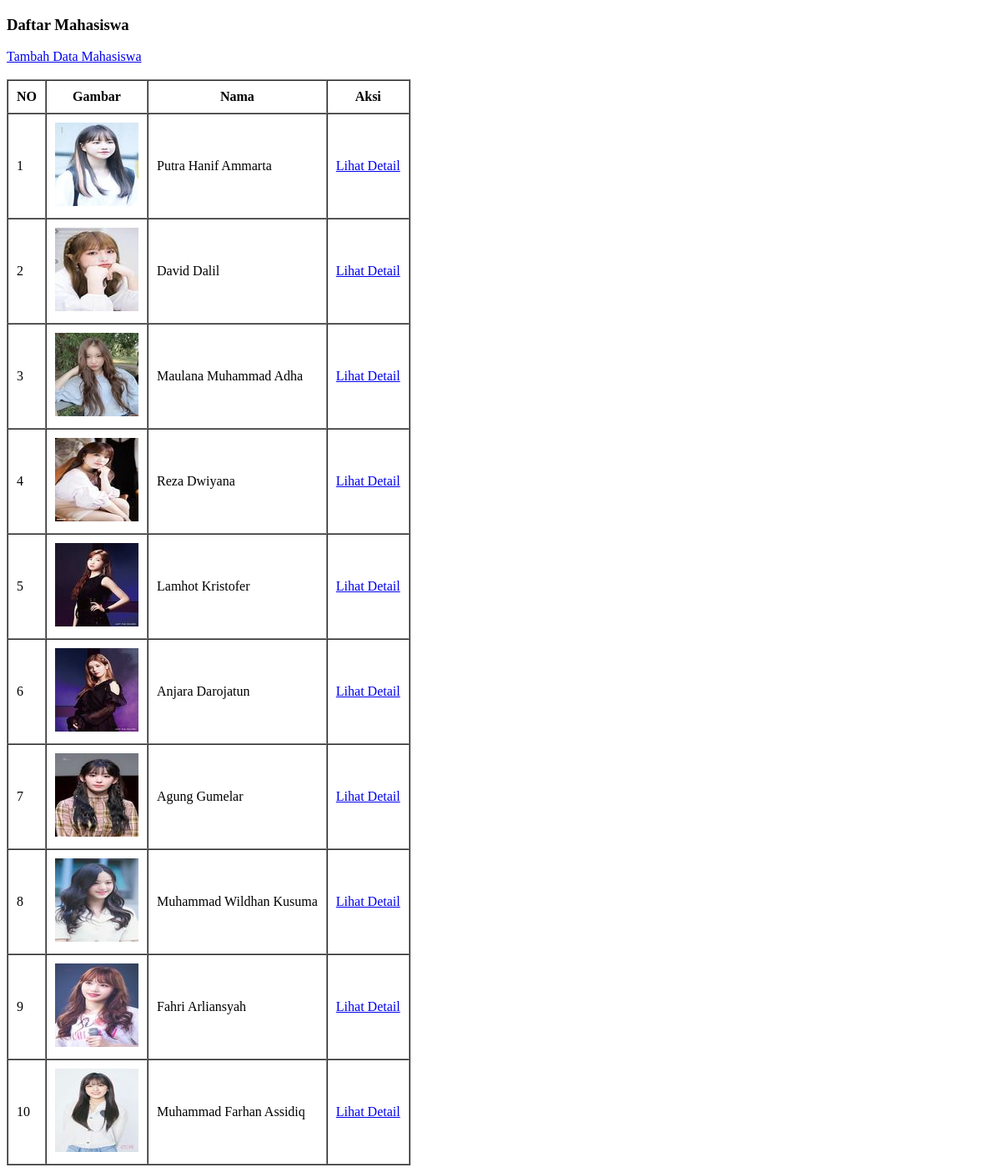
The app's page /pertemuan10/latihan3.php, older data.
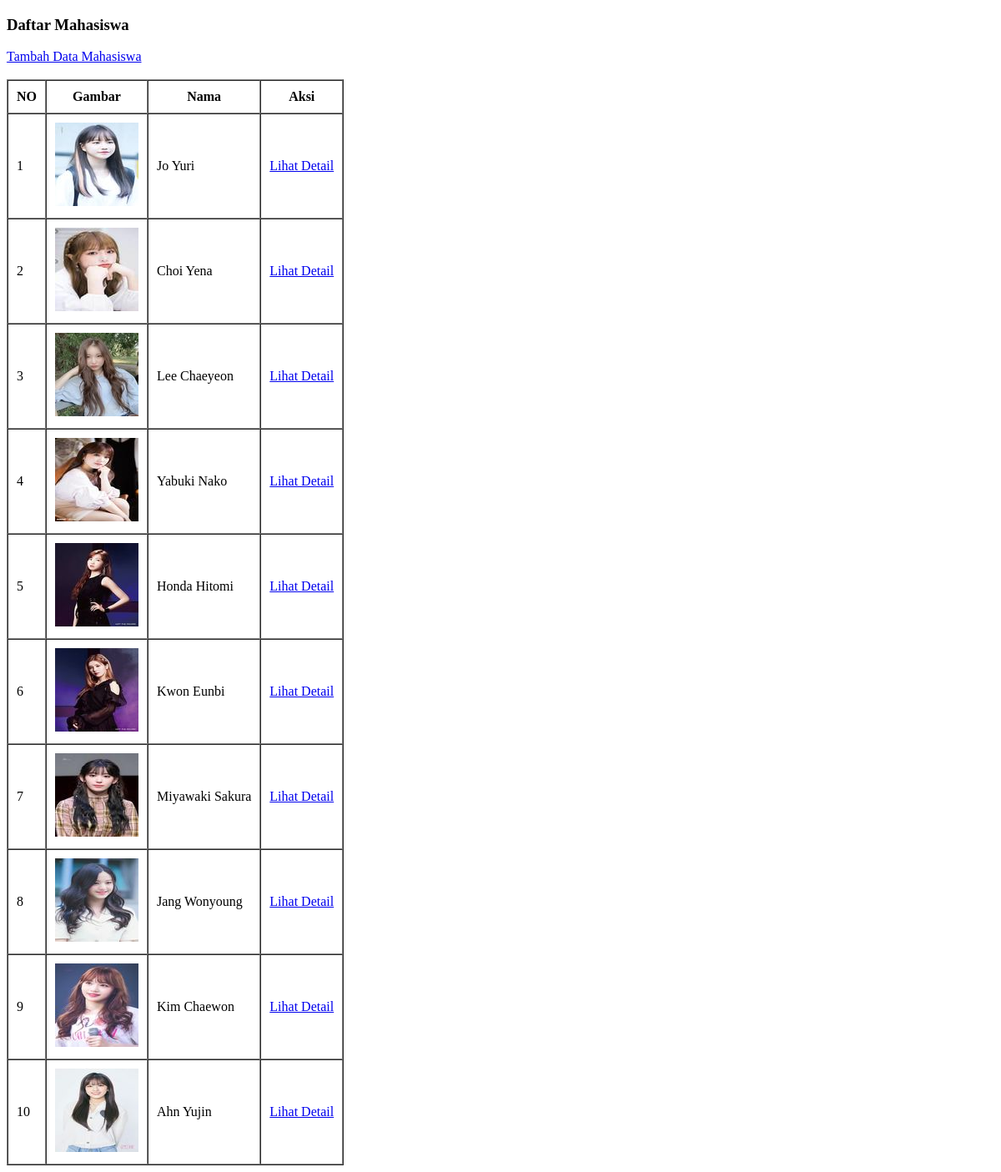
The same page, newer data.
### tables this page shows
CREATE TABLE `mahasiswa` (
  `id` int(11) NOT NULL,
  `nama` varchar(100) DEFAULT NULL,
  `nrp` varchar(10) DEFAULT NULL,
  `email` varchar(100) DEFAULT NULL,
  `jurusan` varchar(100) DEFAULT NULL,
  `gambar` varchar(100) DEFAULT NULL
);

### pertemuan10/functions.php (called while the page is built, shortened)
<?php
function koneksi()
{
    $conn = mysqli_connect("localhost", "root", "") or die("Koneksi ke DB gagal!");
    mysqli_select_db($conn, "pw_193040001") or die("Database Salah!");
    return $conn;
}
function query($sql)
{
    $conn = koneksi();
    $result = mysqli_query($conn, "$sql");
    $rows = [];
    while ($row = mysqli_fetch_assoc($result)) {
        $rows[] = $row;
    }
    return $rows;
}

### pertemuan10/latihan3.php (the view, shortened to what this page needs)
<?php
require 'functions.php';
$mahasiswa = query("SELECT * FROM mahasiswa");
?>
<!DOCTYPE html>
<html lang="en">
<head>
</head>
<body>
  <h3>Daftar Mahasiswa</h3>
  <a href="tambah.php">Tambah Data Mahasiswa</a>
  <br>
  <br>
  <table border="1" cellpadding="10" cellspacing="0">
    <tr>
      <th>NO</th>
      <th>Gambar</th>
      <th>Nama</th>
      <th>Aksi</th>
    </tr>
    <?php $i = 1;
    foreach ($mahasiswa as $m) : ?>
      <tr>
        <td><?= $i++; ?></td>
        <td><img src="img/<?= $m['gambar']; ?>"></td>
        <td><?= $m['nama']; ?></td>
        <td>
          <a href="detail.php?id=<?= $m['id']; ?>">Lihat Detail</a>
        </td>
      </tr>
    <?php endforeach; ?>
  </table>
</body>
</html>

Row changes from the older to the newer data that the page shows:
changed mahasiswa: nama "Putra Hanif Ammarta" → "Jo Yuri"
changed mahasiswa: nama "David Dalil" → "Choi Yena"
changed mahasiswa: nama "Maulana Muhammad Adha" → "Lee Chaeyeon"
changed mahasiswa: nama "Reza Dwiyana" → "Yabuki Nako"
changed mahasiswa: nama "Lamhot Kristofer" → "Honda Hitomi"
changed mahasiswa: nama "Anjara Darojatun" → "Kwon Eunbi"
changed mahasiswa: nama "Agung Gumelar" → "Miyawaki Sakura"
changed mahasiswa: nama "Muhammad Wildhan Kusuma" → "Jang Wonyoung"
changed mahasiswa: nama "Fahri Arliansyah" → "Kim Chaewon"
changed mahasiswa: nama "Muhammad Farhan Assidiq" → "Ahn Yujin"
